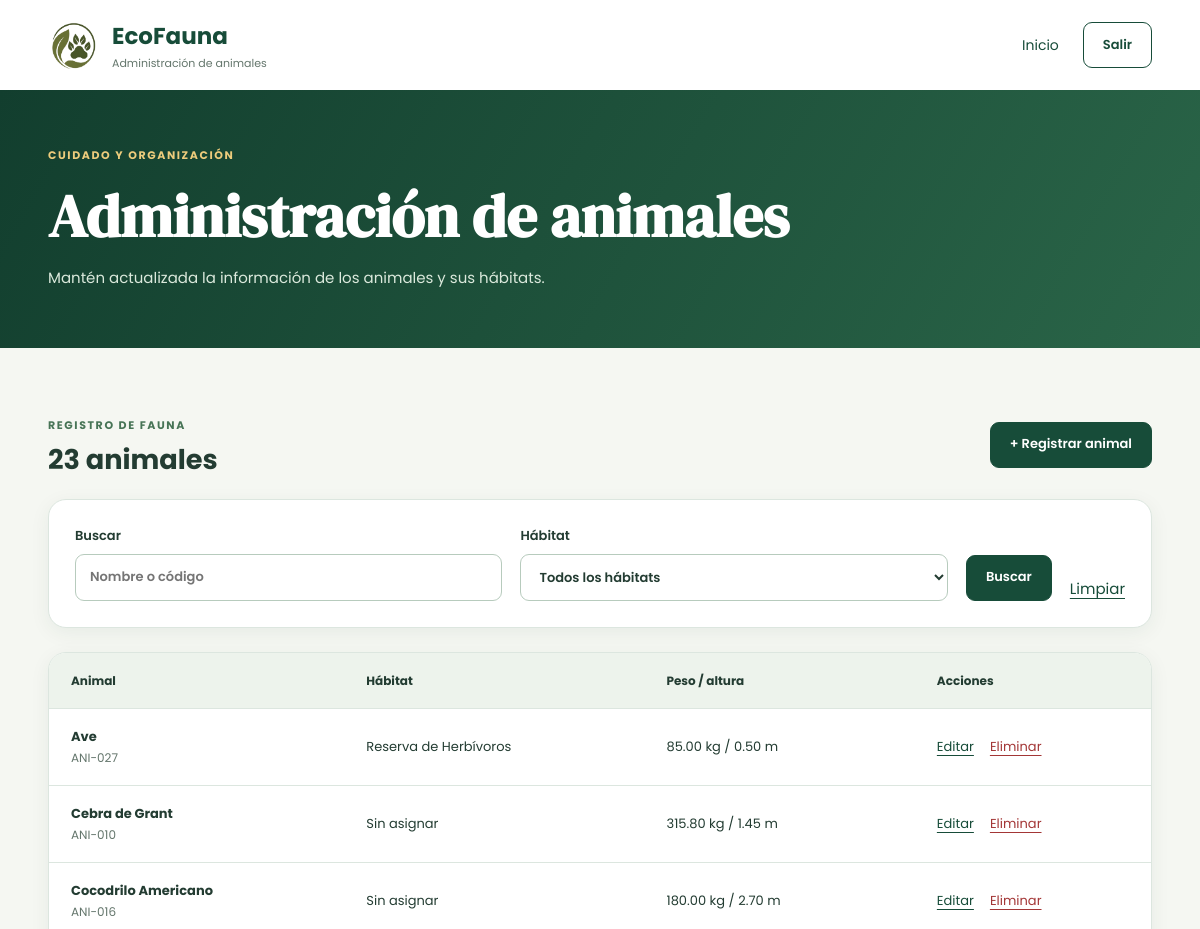
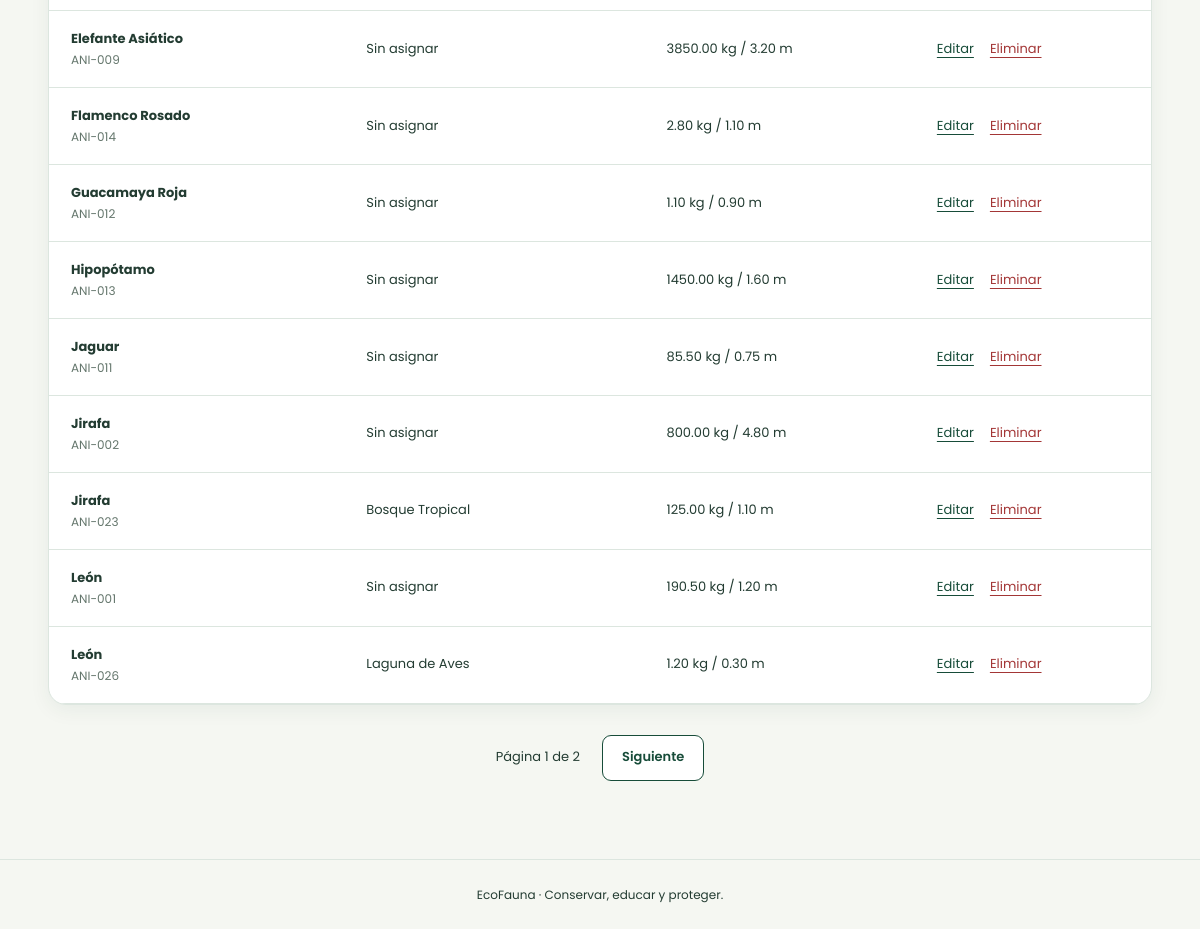
The page /administracion/animales.php (signed in) on the database its author committed (2 pictures, top to bottom).
### tables this page shows
CREATE TABLE animal (
    id_animal INT AUTO_INCREMENT PRIMARY KEY,
    codigo_animal VARCHAR(20) NOT NULL UNIQUE,
    nombre_animal VARCHAR(100) NOT NULL,
    fecha_nacimiento DATE NOT NULL,
    fecha_entrada DATE NOT NULL,
    peso DECIMAL(10,2) NOT NULL,
    altura DECIMAL(5,2) NOT NULL,
    foto LONGBLOB NULL,
    id_habitat INT NULL,

    CONSTRAINT fk_animal_habitat
        FOREIGN KEY (id_habitat)
        REFERENCES habitat(id_habitat)
        ON UPDATE CASCADE
        ON DELETE SET NULL

);

CREATE TABLE habitat (
    id_habitat INT AUTO_INCREMENT PRIMARY KEY,
    nombre VARCHAR(150) NOT NULL,
    tipo_habitat VARCHAR(100) NOT NULL,
    zona VARCHAR(100) NOT NULL,
    area_m2 DECIMAL(10,2) NOT NULL,
    capacidad_animales INT NOT NULL,
    descripcion TEXT NOT NULL,
    caracteristicas TEXT NULL,
    foto VARCHAR(255) NULL,
    icono VARCHAR(100) DEFAULT 'bi-tree-fill',
    estado ENUM('Activo', 'Inactivo') NOT NULL DEFAULT 'Activo',
    fecha_registro DATETIME NOT NULL DEFAULT CURRENT_TIMESTAMP,
    fecha_actualizacion DATETIME NOT NULL DEFAULT CURRENT_TIMESTAMP
        ON UPDATE CURRENT_TIMESTAMP
);

### public/index.php (called while the page is built, shortened)
<?php
$base = rtrim(str_replace('\\', '/', dirname($_SERVER['SCRIPT_NAME'] ?? '/index.php')), '/.');
$solicitud = rawurldecode(parse_url($_SERVER['REQUEST_URI'] ?? '/', PHP_URL_PATH) ?: '/');
$ruta = ltrim(substr($solicitud, strlen($base)), '/');
$ruta = $ruta === '' ? 'index.php' : $ruta;
$rutas = require dirname(__DIR__) . '/config/rutas.php';
require dirname(__DIR__) . '/' . $rutas[$ruta];

### app/modulos/animales/funciones.php (called while the page is built, shortened)
<?php
function escaparAnimal(mixed $valor): string
{
    return htmlspecialchars((string) $valor, ENT_QUOTES, 'UTF-8');
}
function consultaAnimal(mysqli $conexion, string $sql, string $tipos = '', array $parametros = []): mysqli_stmt
{
    $stmt = mysqli_prepare($conexion, $sql);
    if ($tipos !== '') {
        mysqli_stmt_bind_param($stmt, $tipos, ...$parametros);
    }
    if (!mysqli_stmt_execute($stmt)) {
        throw new RuntimeException('No se pudo ejecutar la consulta.');
    }
    return $stmt;
}
function listarAnimales(mysqli $conexion, string $busqueda, int $habitat, int $pagina): array
{
    $filtro = '%' . $busqueda . '%';
    $where = ' WHERE (a.nombre_animal LIKE ? OR a.codigo_animal LIKE ?) AND (? = 0 OR a.id_habitat = ?)';
    $stmt = consultaAnimal($conexion, 'SELECT COUNT(*) AS total FROM animal a' . $where, 'ssii', [$filtro, $filtro, $habitat, $habitat]);
    $total = (int) mysqli_fetch_assoc(mysqli_stmt_get_result($stmt))['total'];
    $paginas = max(1, (int) ceil($total / 12));
    $pagina = min(max(1, $pagina), $paginas);
    $stmt = consultaAnimal($conexion, 'SELECT a.id_animal, a.codigo_animal, a.nombre_animal, a.fecha_nacimiento, a.fecha_entrada, a.peso, a.altura, a.id_habitat, (a.foto IS NOT NULL AND OCTET_LENGTH(a.foto) > 0) AS tiene_foto, h.nombre AS habitat, h.zona FROM animal a LEFT JOIN habitat h ON h.id_habitat = a.id_habitat' . $where . ' ORDER BY a.nombre_animal, a.id_animal LIMIT 12 OFFSET ?', 'ssiii', [$filtro, $filtro, $habitat, $habitat, ($pagina - 1) * 12]);
    $animales = mysqli_fetch_all(mysqli_stmt_get_result($stmt), MYSQLI_ASSOC);
    return compact('animales', 'total', 'paginas', 'pagina');
}

### app/modulos/animales/administracion.php (the view, shortened to what this page needs)
<?php
require_once __DIR__ . '/../../../config/database.php';
require_once __DIR__ . '/funciones.php';
$busqueda = is_string($_GET['buscar'] ?? null) ? mb_substr(trim($_GET['buscar']), 0, 100) : '';
$habitatFiltro = max(0, (int) (filter_var($_GET['habitat'] ?? 0, FILTER_VALIDATE_INT) ?: 0));
$pagina = max(1, (int) (filter_var($_GET['pagina'] ?? 1, FILTER_VALIDATE_INT) ?: 1));
$lista = ['animales' => [], 'total' => 0, 'pagina' => 1, 'paginas' => 1];
try {
    $lista = listarAnimales($conexion, $busqueda, $habitatFiltro, $pagina);
} catch (DomainException $excepcion) {
    $error = $excepcion->getMessage();
} catch (Throwable $excepcion) {
    error_log('Consulta de animales: ' . $excepcion->getMessage());
    $error = 'No fue posible cargar los animales. Inténtalo nuevamente.';
}
require __DIR__ . '/encabezado.php';
?>
<div class="encabezado-lista"><div><span class="etiqueta verde">Registro de fauna</span><h2><?= $lista['total'] ?> animales</h2></div><a class="boton" href="animales.php?nuevo=1">+ Registrar animal</a></div>
<form class="filtros panel" method="get" action="animales.php"><label>Buscar<input type="search" name="buscar" maxlength="100" placeholder="Nombre o código" value="<?= escaparAnimal($busqueda) ?>"></label><label>Hábitat<select name="habitat"><option value="0">Todos los hábitats</option></select></label><button class="boton" type="submit">Buscar</button><a href="animales.php">Limpiar</a></form>
<?php if (!$lista['animales']): ?><div class="panel vacio"><h3>No hay animales para mostrar</h3><p>Registra un animal o prueba otros filtros.</p></div><?php else: ?>
<div class="panel tabla-contenedor"><table><caption class="solo-lector">Animales registrados</caption><thead><tr><th>Animal</th><th>Hábitat</th><th>Peso / altura</th><th>Acciones</th></tr></thead><tbody>
<?php foreach ($lista['animales'] as $a): ?><tr><td><div class="animal-celda"><?php if ($a['tiene_foto']): ?><img loading="lazy" src="../animales/foto.php?id=<?= (int) $a['id_animal'] ?>" alt="<?= escaparAnimal($a['nombre_animal']) ?>"><?php endif; ?><div><strong><?= escaparAnimal($a['nombre_animal']) ?></strong><small><?= escaparAnimal($a['codigo_animal']) ?></small></div></div></td><td><?= escaparAnimal($a['habitat'] ?? 'Sin asignar') ?></td><td><?= escaparAnimal($a['peso']) ?> kg / <?= escaparAnimal($a['altura']) ?> m</td><td><div class="acciones"><a href="animales.php?editar=<?= (int) $a['id_animal'] ?>">Editar</a><a class="texto-peligro" href="animales.php?confirmar=<?= (int) $a['id_animal'] ?>">Eliminar</a></div></td></tr><?php endforeach; ?>
</tbody></table></div><?php endif; ?>
<?php $rutaPagina = 'animales.php'; require __DIR__ . '/paginacion.php'; require __DIR__ . '/pie.php'; ?>

### public/assets/css/animales.css (style rules this page uses)
:root { --verde:#174c39;--verde-claro:#e8f1e9;--tinta:#233c32;--suave:#64766c;--borde:#dce6df;--fondo:#f5f7f2;--oro:#edcc7c }
* { box-sizing:border-box }
body { margin:0;background:var(--fondo);color:var(--tinta);font:15px/1.6 Poppins,Arial,sans-serif }
a { color:var(--verde);text-underline-offset:4px }
h1,h2,h3,p { margin-top:0 }
h1,h2,h3 { line-height:1.2 }
h2 { font-size:1.7rem;margin-bottom:14px }
.etiqueta { font-size:11px;font-weight:700;text-transform:uppercase;letter-spacing:1.6px;color:var(--oro) }
.verde { color:#477456 }
.panel { background:white;border:1px solid var(--borde);border-radius:18px;padding:26px;margin-bottom:24px;box-shadow:0 5px 20px #163c2810 }
.filtros { display:flex;gap:18px;align-items:flex-end;flex-wrap:wrap }
.filtros label { flex:1;min-width:180px }
label { display:flex;flex-direction:column;gap:7px;font-size:13px;font-weight:600 }
input,select { width:100%;padding:12px 14px;border:1px solid #b7cbbd;border-radius:9px;font:inherit;background:white;color:var(--tinta);min-height:46px }
small,.suave { color:var(--suave);font-size:12px;font-weight:400 }
.boton { display:inline-flex;align-items:center;justify-content:center;border:1px solid var(--verde);border-radius:9px;background:var(--verde);color:white;padding:11px 19px;font:600 13px/1.6 Poppins,Arial,sans-serif;text-decoration:none;cursor:pointer;min-height:46px }
.texto-peligro { color:#a33636 }
.acciones { display:flex;gap:16px;align-items:center;flex-wrap:wrap }
.encabezado-lista { display:flex;align-items:center;justify-content:space-between;gap:20px;margin:32px 0 22px }
.encabezado-lista h2 { margin:8px 0 0 }
.tabla-contenedor { overflow-x:auto;padding:0 }
table { width:100%;border-collapse:collapse;text-align:left;min-width:640px }
th,td { padding:18px 22px;border-bottom:1px solid var(--borde) }
th { background:#edf3ec;font-size:12px }
td { font-size:13px }
.animal-celda { display:flex;gap:14px;align-items:center }
.animal-celda small { display:block }

### rows shown on the page
animal: nombre_animal "Ave", codigo_animal "ANI-027", id_habitat.nombre "Reserva de Herbívoros", peso "85.00", altura "0.50"
animal: nombre_animal "Cebra de Grant", codigo_animal "ANI-010", habitat "Sin asignar", peso "315.80", altura "1.45"
animal: nombre_animal "Cocodrilo Americano", codigo_animal "ANI-016", habitat "Sin asignar", peso "180.00", altura "2.70"
animal: nombre_animal "Elefante Asiático", codigo_animal "ANI-009", habitat "Sin asignar", peso "3850.00", altura "3.20"
animal: nombre_animal "Flamenco Rosado", codigo_animal "ANI-014", habitat "Sin asignar", peso "2.80", altura "1.10"
animal: nombre_animal "Guacamaya Roja", codigo_animal "ANI-012", habitat "Sin asignar", peso "1.10", altura "0.90"
animal: nombre_animal "Hipopótamo", codigo_animal "ANI-013", habitat "Sin asignar", peso "1450.00", altura "1.60"
animal: nombre_animal "Jaguar", codigo_animal "ANI-011", habitat "Sin asignar", peso "85.50", altura "0.75"
animal: nombre_animal "Jirafa", codigo_animal "ANI-002", habitat "Sin asignar", peso "800.00", altura "4.80"
animal: nombre_animal "Jirafa", codigo_animal "ANI-023", id_habitat.nombre "Bosque Tropical", peso "125.00", altura "1.10"
animal: nombre_animal "León", codigo_animal "ANI-001", habitat "Sin asignar", peso "190.50", altura "1.20"
animal: nombre_animal "León", codigo_animal "ANI-026", id_habitat.nombre "Laguna de Aves", peso "1.20", altura "0.30"

### other values the page prints
escaparAnimal($titulo) "Administración de animales"
$lista['total'] "23"
$lista['pagina'] "1"
$lista['paginas'] "2"
